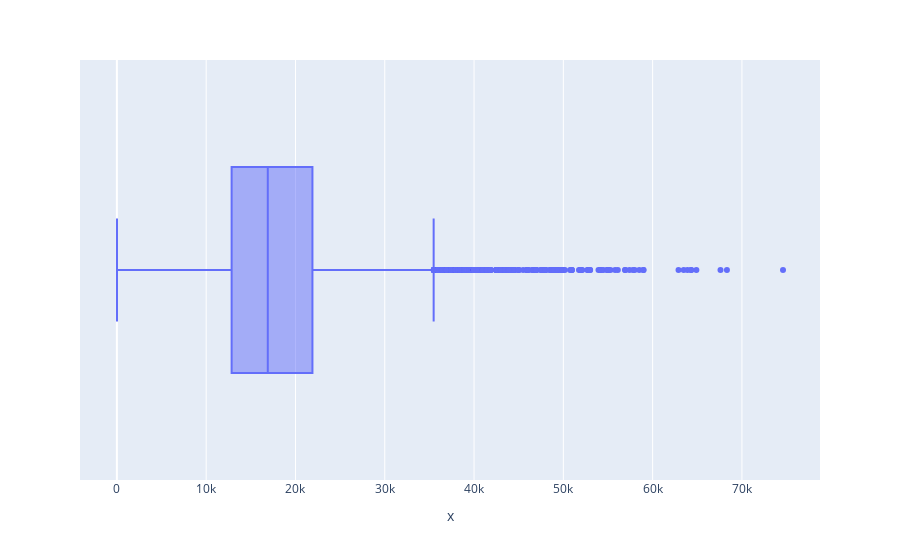

Write notebook code for a chart like this one.
### Code cell
px.box(x = df.price)

### Figure 1 — Plotly figure (JSON) as saved in the notebook; plotly's stock layout.template omitted (floating-point values rounded to 4 significant figures; data arrays with more than 128 entries replaced by an {"elided": "..."} marker saying what was removed)
{"data": [{"alignmentgroup": "True", "hovertemplate": "x=%{x}<extra></extra>", "legendgroup": "", "marker": {"color": "#636efa"}, "name": "", "notched": false, "offsetgroup": "", "orientation": "h", "showlegend": false, "type": "box", "x": {"elided": "15919 int values"}, "x0": " ", "xaxis": "x", "y0": " ", "yaxis": "y"}], "layout": {"boxmode": "group", "legend": {"tracegroupgap": 0}, "margin": {"t": 60}, "xaxis": {"anchor": "y", "domain": [0, 1], "title": {"text": "x"}}, "yaxis": {"anchor": "x", "domain": [0, 1]}}}
